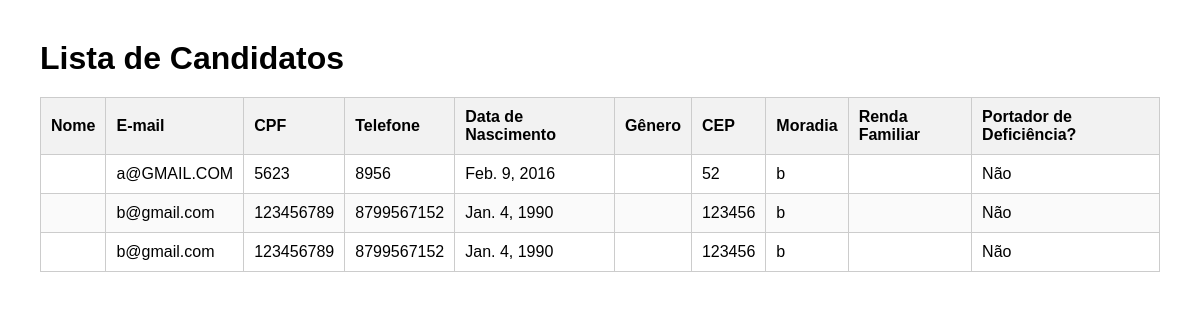
Page /candidatos/ (signed in) on the earlier database version.
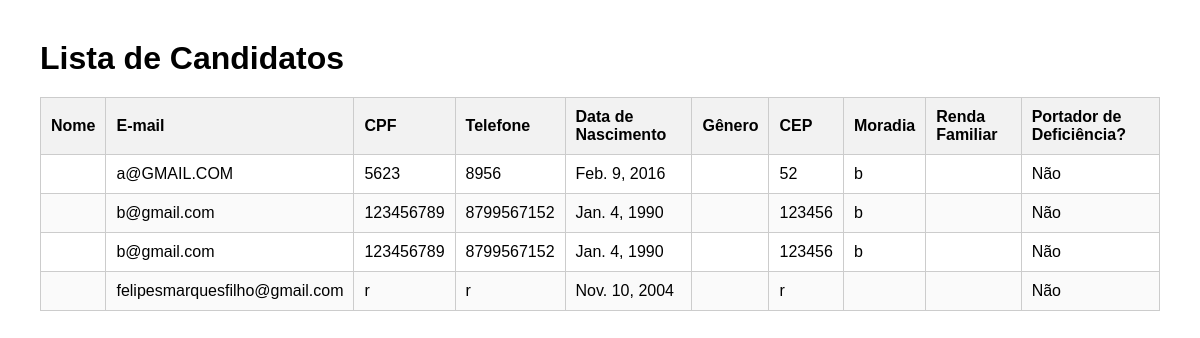
Same page on the later database version.
### portal/models.py (models this page shows, shortened)
class Candidato(models.Model):
    nome_completo = models.CharField(max_length=200)
    data_nascimento = models.DateField()
    idade = models.IntegerField(editable = False)
    sexo = models.CharField(max_length=20)
    raca_cor = models.CharField(max_length=50)
    cpf = models.CharField(max_length=14)
    telefone = models.CharField(max_length=20, blank=True)
    whatsapp = models.BooleanField()
    estado_civil = models.CharField(max_length=50, blank=True)
    email = models.EmailField(blank=True)
    senha = models.CharField(max_length=128, blank=True)
    endereco_principal = models.CharField(max_length=200)
    numero = models.CharField(max_length=20)
    bairro = models.CharField(max_length=100)
    municipio_uf = models.CharField(max_length=100)
    microrregiao = models.CharField(max_length=100, blank=True)
    cep = models.CharField(max_length=20)
    ingressara_no_projeto = models.BooleanField()
    turno = models.CharField(max_length=50, blank=True)
    apadrinhado = models.BooleanField()
    escolaridade = models.CharField(max_length=100, blank=True)
    rede_ensino = models.CharField(max_length=50, blank=True)
    ano_ou_periodo = models.CharField(max_length=20, blank=True)
    turno_escolar = models.CharField(max_length=50, blank=True)
    motivo_nao_estuda = models.TextField(blank=True)
    pretende_estudar = models.BooleanField(null=True)
    situacao_profissional = models.CharField(max_length=100, blank=True)
    profissao = models.CharField(max_length=100, blank=True)
    local_trabalho = models.CharField(max_length=100, blank=True)
    bairro_trabalho = models.CharField(max_length=100, blank=True)
    salario = models.DecimalField(max_digits=10, decimal_places=2, null=True, blank=True)
    conhece_eca = models.CharField(max_length=50, blank=True)
    nocao_cidadania = models.BooleanField(null=True)
    referencia_familiar = models.CharField(max_length=20, blank=True)
    conhece_conselho = models.CharField(max_length=100, blank=True)
    conhece_foscar = models.CharField(max_length=100, blank=True)
    possui_plano = models.BooleanField(null=True)
    nome_plano = models.CharField(max_length=100, blank=True)
    problema_saude = models.BooleanField(null=True)
    acompanhamento_medico = models.BooleanField(null=True)
    cirurgia = models.BooleanField(null=True)
    problema_atual = models.TextField(blank=True)
    deficiencia_fisica = models.BooleanField(null=True)
    tipo_deficiencia = models.CharField(max_length=100, blank=True)
    desenvolvimento_mental = models.TextField(blank=True)
    onde_procura_saude = models.CharField(max_length=100, blank=True)
    refeicoes_dia = models.IntegerField(null=True, blank=True)
    alimentacao = models.TextField(blank=True)
    participa_grupo = models.TextField(blank=True)
    tipo_casa = models.CharField(max_length=100, blank=True)
    tipo_moradia = models.CharField(max_length=100, blank=True)
    vulnerabilidade = models.TextField(blank=True)
    numero_comodos = models.IntegerField(null=True, blank=True)
    divisorias_crianca_adulto = models.BooleanField(null=True)
    tem_banheiro = models.BooleanField(null=True)
    banheiro_dentro = models.BooleanField(null=True)
    energia_publica = models.BooleanField(null=True)
    agua = models.CharField(max_length=100, blank=True)
    destino_lixo = models.CharField(max_length=100, blank=True)
    destino_esgoto = models.CharField(max_length=100, blank=True)
    bens = models.TextField(blank=True)
    origem_bens = models.CharField(max_length=100, blank=True)
    cadastrado_cadunico = models.BooleanField(null=True)
    bolsa_familia = models.BooleanField(null=True)
    auxilio_moradia = models.BooleanField(null=True)
    recebe_bpc = models.BooleanField(null=True)
    faixa_renda_familiar = models.CharField(max_length=100, blank=True)
    renda_per_capita = models.DecimalField(max_digits=10, decimal_places=2, null=True, blank=True)

### portal/views.py (the view)
# urls.py: path('candidatos/', views.lista_candidatos, name='lista_candidatos'),
@user_passes_test(lambda u: u.is_superuser)
def lista_candidatos(request):
    candidatos = Candidato.objects.all()
    return render(request, "lista_candidatos.html", {"candidatos": candidatos})

### portal/templates/lista_candidatos.html (shortened to what this page needs)
<!DOCTYPE html>
<html lang="pt-br">
<head>
</head>
<body>
    <h1>Lista de Candidatos</h1>
    <table>
        <thead>
            <tr>
                <th>Nome</th>
                <th>E-mail</th>
                <th>CPF</th>
                <th>Telefone</th>
                <th>Data de Nascimento</th>
                <th>Gênero</th>
                <th>CEP</th>
                <th>Moradia</th>
                <th>Renda Familiar</th>
                <th>Portador de Deficiência?</th>
            </tr>
        </thead>
        <tbody>
            {% for candidato in candidatos %}
                <tr>
                    <td>{{ candidato.nome }}</td>
                    <td>{{ candidato.email }}</td>
                    <td>{{ candidato.cpf }}</td>
                    <td>{{ candidato.telefone }}</td>
                    <td>{{ candidato.data_nascimento }}</td>
                    <td>{{ candidato.genero }}</td>
                    <td>{{ candidato.cep }}</td>
                    <td>{{ candidato.tipo_moradia }}</td>
                    <td>{{ candidato.renda_familiar }}</td>
                    <td>{{ candidato.possui_deficiencia|yesno:"Sim,Não" }}</td>
                </tr>
            {% endfor %}
        </tbody>
    </table>
</body>
</html>

### portal/templates/lista_candidatos.html (style rules this page uses)
body { font-family: Arial, sans-serif; margin: 40px; }
h1 { margin-bottom: 20px; }
table { width: 100%; border-collapse: collapse; }
th, td { padding: 10px; text-align: left; border: 1px solid #ccc; }
th { background-color: #f2f2f2; }
tr:nth-child(even) { background-color: #fafafa; }

Differences in the rows shown:
added Candidato: email "felipesmarquesfilho@gmail.com", cpf "r", telefone "r", data_nascimento "Nov. 10, 2004", cep "r", possui_deficiencia "Não"
